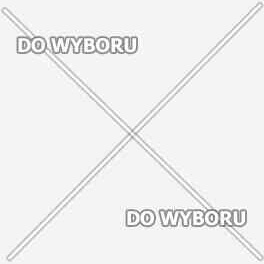
#> input picture watermark_w_bg.png, 264 x 264 px, given in place of DSC_8767_5.png, which was not available
$ python guess_watermark.py
#> lines starting #> are read from the running program, lines starting #| are printed output that depends on the picture; long printed decimals are rounded; pictures that were not available may be replaced by others from this repository, and a replacement may not be noted
from pathlib import Path
import argparse
import numpy as np
import cv2
from skimage.metrics import structural_similarity


def get_params():
    parser = argparse.ArgumentParser()
    parser.add_argument("-i", "--iterations", type=int, default=1200,
                        help="The number of iterations of GD")
    parser.add_argument("-a", "--alpha", type=float, default=0.02,
                        help="GD learning rate")
    return parser.parse_args()


def mse(img1, img2):
    return np.square(np.subtract(img1, img2)).mean()


EPS = 0.0001
args = get_params()
iterations = args.iterations

dst_orig = cv2.imread("./watermarks/DSC_8767_5.png", 0)
#> dst_orig is the input picture: shape (264, 264); min 97, max 255, mean 239.5
dst = dst_orig.astype(float)
dst_mode = 244.0

background = np.full(dst.shape, dst_mode, dtype=float)

np.random.seed(42)
watermark_weights = np.random.rand(*dst.shape)
gamma = 0.0

alpha = args.alpha
beta = 0.9

trans_ratio = 0.8  # alpha is already used as a gradient descent learning rate
trans_ratio_neg = 1.0 - trans_ratio  # beta
momentum = 0

for _ in range(iterations):
    watermark = watermark_weights * 255  # matrix of floats

    """
    src1	first input array.
    alpha	weight of the first array elements.
    src2	second input array of the same size and channel number as src1.
    beta	weight of the second array elements.
    gamma	scalar added to each sum.
    """
    blended = cv2.addWeighted(src1=background, alpha=trans_ratio, src2=watermark, beta=trans_ratio_neg, gamma=gamma)
    blended_rounded = np.around(blended)
    blended_uchar = blended_rounded.astype(np.uint8)

    # ssim = structural_similarity(dst_orig, blended_uchar)  # increases execution time 3 times o_0

    # desired error level < 0.0001
    error = mse(dst, blended)
    print(error)

    delta = dst - blended
    delta_weights = delta / 255
    momentum = beta*momentum - delta_weights * alpha
    watermark_weights -= momentum

    if error < EPS:
        break
#> this loop made 141 passes
#> error on passes 1 to 12: 868.5, 861.5, 848.5, 830.1, 807.1, 780.4, 750.6, 718.3, 684.3, 649, 613.1, 576.8
#| 868.481
#| 861.548
#| 848.477
#| 830.072
#| 807.118
#| 780.373
#| 750.552
#| 718.325
#> (further printed lines are left out)
#> pass 1, `delta = dst - blended`:
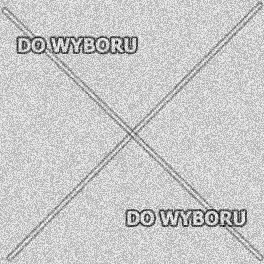
#> delta: shape (264, 264) float64; min -133.9, max 59.77, mean 18.8; drawn with min black and max white
#> pass 1, `momentum = beta*momentum - delta_weights * alpha`:
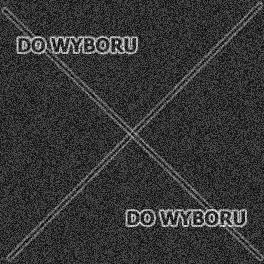
#> momentum: shape (264, 264) float64; min -0.00469, max 0.0105, mean -0.00147; drawn with min black and max white
#> pass 1, `watermark_weights -= momentum`:
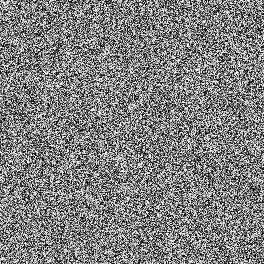
#> watermark_weights: shape (264, 264) float64; min -0.0031, max 1, mean 0.501; drawn with min black and max white
#> after the loop:
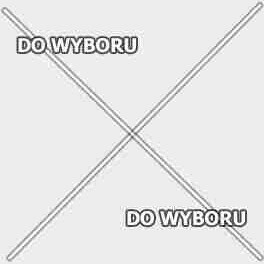
#> blended: shape (264, 264) float64; min 96.96, max 255, mean 239.5; drawn with min black and max white

watermark = watermark_weights * 255
cv2.imwrite(str(Path("guessing_progress") / f"guessed_wm_{iterations}_iters.jpg"), np.around(watermark))
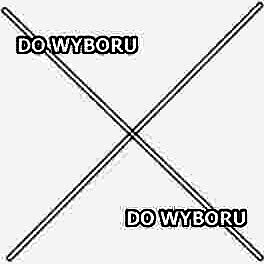
#> saved as guessed_wm_1200_iters.jpg: shape (264, 264); min 0, max 255, mean 225.5
